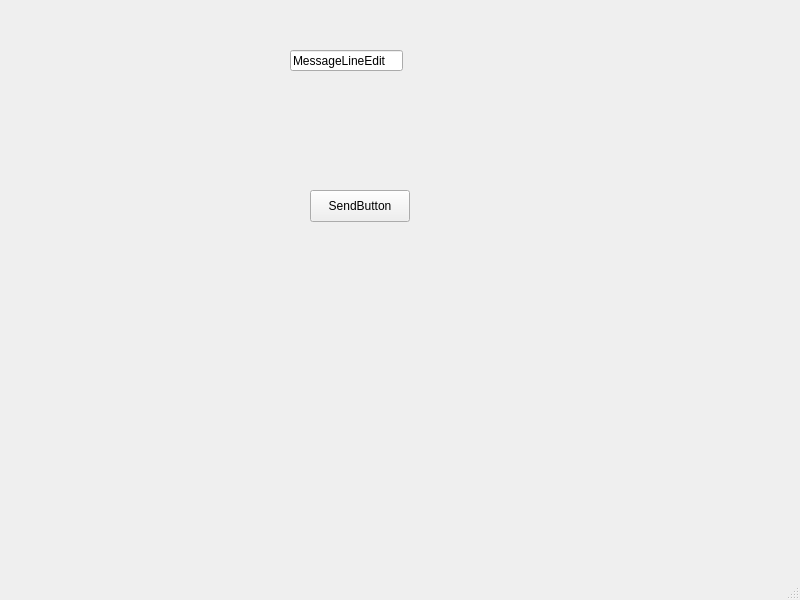
<?xml version="1.0" encoding="UTF-8"?>
<ui version="4.0">
 <class>client</class>
 <widget class="QMainWindow" name="client">
  <property name="geometry">
   <rect>
    <x>0</x>
    <y>0</y>
    <width>800</width>
    <height>600</height>
   </rect>
  </property>
  <property name="windowTitle">
   <string>client</string>
  </property>
  <widget class="QWidget" name="centralwidget">
   <widget class="QPushButton" name="pushButton">
    <property name="geometry">
     <rect>
      <x>310</x>
      <y>190</y>
      <width>100</width>
      <height>32</height>
     </rect>
    </property>
    <property name="text">
     <string>SendButton</string>
    </property>
   </widget>
   <widget class="QLineEdit" name="lineEdit">
    <property name="geometry">
     <rect>
      <x>290</x>
      <y>50</y>
      <width>113</width>
      <height>21</height>
     </rect>
    </property>
    <property name="text">
     <string>MessageLineEdit</string>
    </property>
   </widget>
  </widget>
  <widget class="QMenuBar" name="menubar">
   <property name="geometry">
    <rect>
     <x>0</x>
     <y>0</y>
     <width>800</width>
     <height>24</height>
    </rect>
   </property>
  </widget>
  <widget class="QStatusBar" name="statusbar"/>
 </widget>
 <resources/>
 <connections/>
</ui>
